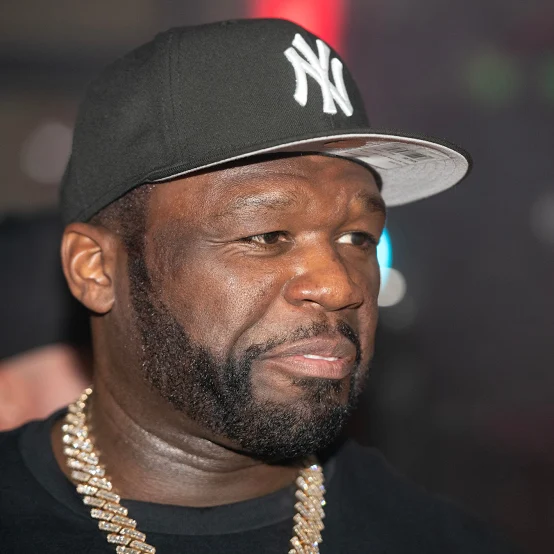
#> input picture F00_INGEST/IN/HYBRID/licensed-image.png, 554 x 554 px
$ python -i phase3_grade.py   (imports and definitions only)
#> lines starting #> are read from the running program, lines starting #| are printed output that depends on the picture; after the words box and inside, x2 and y2 are one past the last pixel; in counts of white or black regions, pixels touching at a corner belong together
#> further down, picture is the input picture: shape (554, 554, 3); mean B, G, R 66.2, 70.5, 84.2
"""Phase 3 — Color Grading ACES (remplace MB LookSuite3).

Utilise colour-science pour la transform ACES 1.0.3 → Rec.709,
et OpenCV pour le grading sélectif (tection de peau, protection
des teintes chair, S-curve de tonemapping).

C'est ici que le "look" est créé — le cœur artistique du pipeline.
"""
from __future__ import annotations

import hashlib
import json
import subprocess
import time
from pathlib import Path

import cv2
import numpy as np


# [6 lines left out: function sha256, not called in this run]


def _srgb_to_linear(img: np.ndarray) -> np.ndarray:
    """Convertit sRGB [0,1] vers linéaire [0,1]."""
    return np.where(img <= 0.04045, img / 12.92, ((img + 0.055) / 1.055) ** 2.4)


def _linear_to_srgb(img: np.ndarray) -> np.ndarray:
    """Convertit linéaire [0,1] vers sRGB [0,1]."""
    return np.where(img <= 0.0031308, img * 12.92, 1.055 * np.power(np.maximum(img, 0), 1.0 / 2.4) - 0.055)


# [31 lines left out: functions _apply_aces_tonemap, _apply_s_curve, not called in this run]


def _detect_skin_mask(frame: np.ndarray) -> np.ndarray:
    """Détecte les zones de peau en HSV pour protéger les teintes chair."""
    hsv = cv2.cvtColor(frame, cv2.COLOR_BGR2HSV)
#> hsv: shape (554, 554, 3); mean H, S, V 60.3, 50.2, 85.5
    # Plage HSV pour la peau (approximation)
    lower = np.array([0, 20, 70], dtype=np.uint8)
    upper = np.array([25, 150, 255], dtype=np.uint8)
    mask = cv2.inRange(hsv, lower, upper)
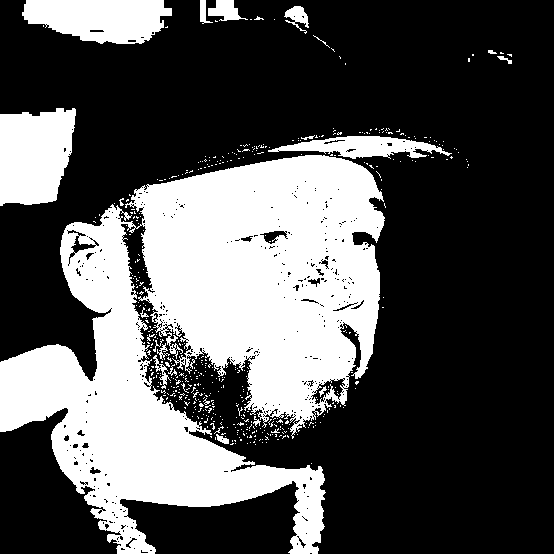
#> mask: shape (554, 554); 32.8% white; 489 white regions (467 under 20 px), largest, box (x1, y1, x2, y2) and area: (0, 155, 385, 554) 84393, (0, 108, 76, 206) 6126, (22, 0, 172, 44) 5036
    # Lisser le masque
    kernel = cv2.getStructuringElement(cv2.MORPH_ELLIPSE, (15, 15))
    mask = cv2.morphologyEx(mask, cv2.MORPH_CLOSE, kernel)
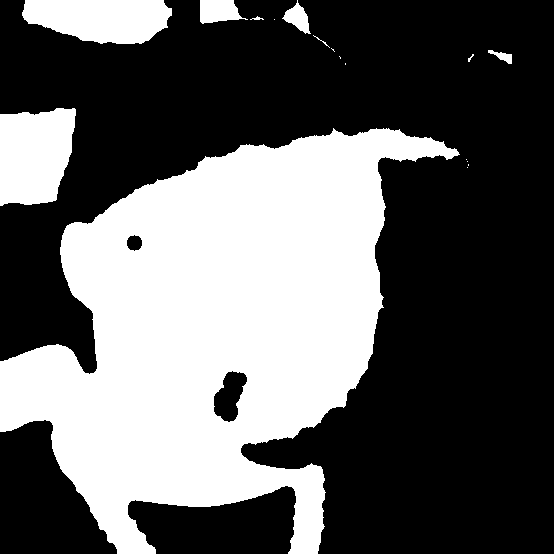
#> mask: shape (554, 554); 38.1% white; 17 white regions (9 under 20 px), largest, box (x1, y1, x2, y2) and area: (0, 128, 460, 554) 104087, (0, 108, 76, 206) 6193, (22, 0, 172, 44) 5231
    mask = cv2.GaussianBlur(mask, (21, 21), 0)
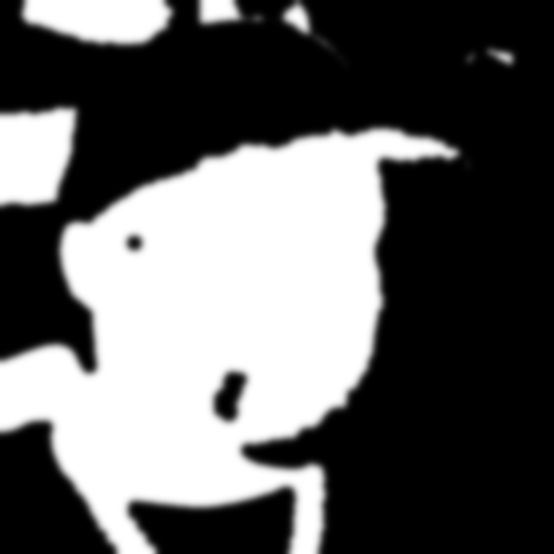
#> mask: shape (554, 554); min 0, max 255, mean 97.2
    return mask.astype(np.float32) / 255.0


# [173 lines left out: functions _apply_selective_grading, run_phase3, not called in this run]

>>> import cv2
>>> picture = cv2.imread('../../../F00_INGEST/IN/HYBRID/licensed-image.png')
>>> result = _detect_skin_mask(picture)

$ run again, on F00_INGEST/IN/HYBRID/intro_dr_even.png
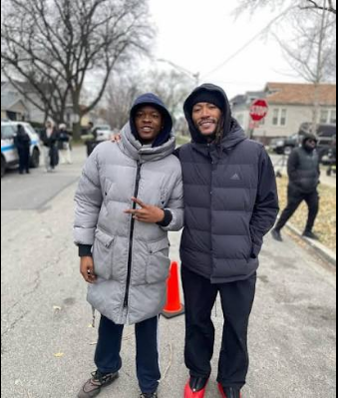
#> input picture F00_INGEST/IN/HYBRID/intro_dr_even.png, 338 x 398 px
#> picture is the input picture: shape (398, 338, 3); mean B, G, R 145.2, 144, 146.6
#> hsv: shape (398, 338, 3); mean H, S, V 65.8, 34.8, 152.3
#> in _detect_skin_mask, `mask = cv2.inRange(hsv, lower, upper)`:
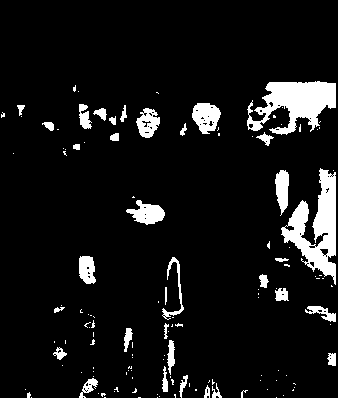
#> mask: shape (398, 338); 8.1% white; 134 white regions (99 under 20 px), largest, box (x1, y1, x2, y2) and area: (281, 168, 336, 285) 2808, (247, 81, 336, 135) 2679, (192, 103, 221, 134) 620
#> in _detect_skin_mask, `mask = cv2.GaussianBlur(mask, (21, 21), 0)`:
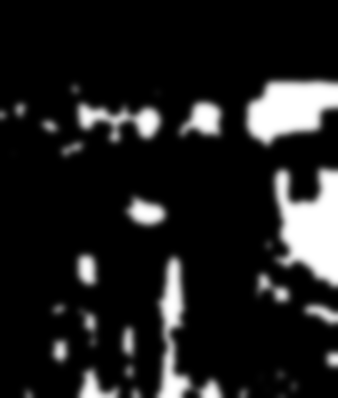
#> mask: shape (398, 338); min 0, max 255, mean 31.3
